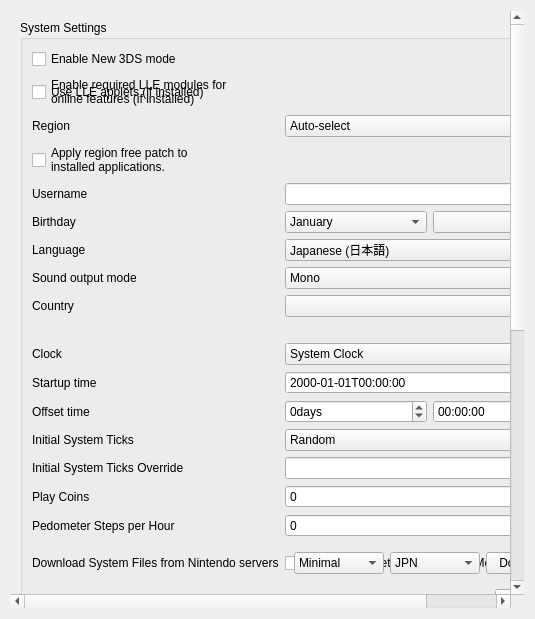
<?xml version="1.0" encoding="UTF-8"?>
<ui version="4.0">
 <class>ConfigureSystem</class>
 <widget class="QWidget" name="ConfigureSystem">
  <property name="geometry">
   <rect>
    <x>0</x>
    <y>0</y>
    <width>535</width>
    <height>619</height>
   </rect>
  </property>
  <property name="windowTitle">
   <string>Form</string>
  </property>
  <layout class="QVBoxLayout" name="verticalLayout_scrollbar">
   <item>
    <widget class="QScrollArea" name="scrollArea">
     <property name="minimumSize">
      <size>
       <width>0</width>
       <height>480</height>
      </size>
     </property>
     <property name="frameShape">
      <enum>QFrame::NoFrame</enum>
     </property>
     <property name="lineWidth">
      <number>1</number>
     </property>
     <property name="widgetResizable">
      <bool>true</bool>
     </property>
     <widget class="QWidget" name="scrollAreaWidgetContents">
      <property name="geometry">
       <rect>
        <x>0</x>
        <y>0</y>
        <width>422</width>
        <height>500</height>
       </rect>
      </property>
      <layout class="QHBoxLayout" name="horizontalLayout">
       <item>
        <layout class="QVBoxLayout" name="verticalLayout">
         <item>
          <widget class="QGroupBox" name="group_system_settings">
           <property name="title">
            <string>System Settings</string>
           </property>
           <layout class="QGridLayout" name="gridLayout">
            <item row="1" column="0">
             <widget class="QCheckBox" name="toggle_new_3ds">
              <property name="text">
               <string>Enable New 3DS mode</string>
              </property>
             </widget>
            </item>
            <item row="2" column="0">
             <widget class="QCheckBox" name="toggle_lle_applets">
              <property name="text">
               <string>Use LLE applets (if installed)</string>
              </property>
             </widget>
            </item>
            <item row="2" column="0">
             <widget class="QCheckBox" name="enable_required_online_lle_modules">
              <property name="text">
               <string>Enable required LLE modules for
online features (if installed)</string>
              </property>
              <property name="toolTip">
               <string>Enables the LLE modules needed for online multiplayer, eShop access, etc.</string>
              </property>
             </widget>
            </item>
            <item row="3" column="0">
             <widget class="QLabel" name="region_label">
              <property name="text">
               <string>Region</string>
              </property>
             </widget>
            </item>
            <item row="3" column="1">
             <widget class="QComboBox" name="region_combobox">
              <item>
               <property name="text">
                <string>Auto-select</string>
               </property>
              </item>
              <item>
               <property name="text">
                <string notr="true">JPN</string>
               </property>
              </item>
              <item>
               <property name="text">
                <string notr="true">USA</string>
               </property>
              </item>
              <item>
               <property name="text">
                <string notr="true">EUR</string>
               </property>
              </item>
              <item>
               <property name="text">
                <string notr="true">AUS</string>
               </property>
              </item>
              <item>
               <property name="text">
                <string notr="true">CHN</string>
               </property>
              </item>
              <item>
               <property name="text">
                <string notr="true">KOR</string>
               </property>
              </item>
              <item>
               <property name="text">
                <string notr="true">TWN</string>
               </property>
              </item>
             </widget>
            </item>
            <item row="4" column="0">
             <widget class="QCheckBox" name="apply_region_free_patch">
              <property name="text">
               <string>Apply region free patch to
installed applications.</string>
              </property>
              <property name="toolTip">
               <string>Patches the region of installed applications to be region free, so that they always appear on the home menu.</string>
              </property>
             </widget>
            </item>
            <item row="5" column="1">
             <widget class="QLineEdit" name="edit_username">
              <property name="sizePolicy">
               <sizepolicy hsizetype="Preferred" vsizetype="Fixed">
                <horstretch>0</horstretch>
                <verstretch>0</verstretch>
               </sizepolicy>
              </property>
              <property name="maxLength">
               <number>10</number>
              </property>
             </widget>
            </item>
            <item row="5" column="0">
             <widget class="QLabel" name="label_username">
              <property name="text">
               <string>Username</string>
              </property>
             </widget>
            </item>
            <item row="6" column="0">
             <widget class="QLabel" name="label_birthday">
              <property name="text">
               <string>Birthday</string>
              </property>
             </widget>
            </item>
            <item row="6" column="1">
             <layout class="QHBoxLayout" name="horizontalLayout_birthday2">
              <item>
               <widget class="QComboBox" name="combo_birthmonth">
                <item>
                 <property name="text">
                  <string>January</string>
                 </property>
                </item>
                <item>
                 <property name="text">
                  <string>February</string>
                 </property>
                </item>
                <item>
                 <property name="text">
                  <string>March</string>
                 </property>
                </item>
                <item>
                 <property name="text">
                  <string>April</string>
                 </property>
                </item>
                <item>
                 <property name="text">
                  <string>May</string>
                 </property>
                </item>
                <item>
                 <property name="text">
                  <string>June</string>
                 </property>
                </item>
                <item>
                 <property name="text">
                  <string>July</string>
                 </property>
                </item>
                <item>
                 <property name="text">
                  <string>August</string>
                 </property>
                </item>
                <item>
                 <property name="text">
                  <string>September</string>
                 </property>
                </item>
                <item>
                 <property name="text">
                  <string>October</string>
                 </property>
                </item>
                <item>
                 <property name="text">
                  <string>November</string>
                 </property>
                </item>
                <item>
                 <property name="text">
                  <string>December</string>
                 </property>
                </item>
               </widget>
              </item>
              <item>
               <widget class="QComboBox" name="combo_birthday"/>
              </item>
             </layout>
            </item>
            <item row="7" column="0">
             <widget class="QLabel" name="label_language">
              <property name="text">
               <string>Language</string>
              </property>
             </widget>
            </item>
            <item row="7" column="1">
             <widget class="QComboBox" name="combo_language">
              <property name="toolTip">
               <string>Note: this can be overridden when region setting is auto-select</string>
              </property>
              <item>
               <property name="text">
                <string>Japanese (日本語)</string>
               </property>
              </item>
              <item>
               <property name="text">
                <string>English</string>
               </property>
              </item>
              <item>
               <property name="text">
                <string>French (français)</string>
               </property>
              </item>
              <item>
               <property name="text">
                <string>German (Deutsch)</string>
               </property>
              </item>
              <item>
               <property name="text">
                <string>Italian (italiano)</string>
               </property>
              </item>
              <item>
               <property name="text">
                <string>Spanish (español)</string>
               </property>
              </item>
              <item>
               <property name="text">
                <string>Simplified Chinese (简体中文)</string>
               </property>
              </item>
              <item>
               <property name="text">
                <string>Korean (한국어)</string>
               </property>
              </item>
              <item>
               <property name="text">
                <string>Dutch (Nederlands)</string>
               </property>
              </item>
              <item>
               <property name="text">
                <string>Portuguese (português)</string>
               </property>
              </item>
              <item>
               <property name="text">
                <string>Russian (Русский)</string>
               </property>
              </item>
              <item>
               <property name="text">
                <string>Traditional Chinese (正體中文)</string>
               </property>
              </item>
             </widget>
            </item>
            <item row="8" column="0">
             <widget class="QLabel" name="label_sound">
              <property name="text">
               <string>Sound output mode</string>
              </property>
             </widget>
            </item>
            <item row="8" column="1">
             <widget class="QComboBox" name="combo_sound">
              <item>
               <property name="text">
                <string>Mono</string>
               </property>
              </item>
              <item>
               <property name="text">
                <string>Stereo</string>
               </property>
              </item>
              <item>
               <property name="text">
                <string>Surround</string>
               </property>
              </item>
             </widget>
            </item>
            <item row="9" column="0">
             <widget class="QLabel" name="label_country">
              <property name="text">
               <string>Country</string>
              </property>
             </widget>
            </item>
            <item row="9" column="1">
             <widget class="QComboBox" name="combo_country"/>
            </item>
            <item row="10" column="1">
             <widget class="QLabel" name="label_country_invalid">
              <property name="text">
               <string/>
              </property>
             </widget>
            </item>
            <item row="11" column="0">
             <widget class="QLabel" name="label_init_clock">
              <property name="text">
               <string>Clock</string>
              </property>
             </widget>
            </item>
            <item row="11" column="1">
             <widget class="QComboBox" name="combo_init_clock">
              <item>
               <property name="text">
                <string>System Clock</string>
               </property>
              </item>
              <item>
               <property name="text">
                <string>Fixed Time</string>
               </property>
              </item>
             </widget>
            </item>
            <item row="12" column="0">
             <widget class="QLabel" name="label_init_time">
              <property name="text">
               <string>Startup time</string>
              </property>
             </widget>
            </item>
            <item row="12" column="1">
             <widget class="QDateTimeEdit" name="edit_init_time">
              <property name="displayFormat">
               <string>yyyy-MM-ddTHH:mm:ss</string>
              </property>
             </widget>
            </item>
            <item row="13" column="0">
             <widget class="QLabel" name="label_init_time_offset">
              <property name="text">
               <string>Offset time</string>
              </property>
             </widget>
            </item>
            <item row="13" column="1">
             <layout class="QGridLayout" name="edit_init_time_offset_grid">
              <item row="0" column="0">
               <widget class="QSpinBox" name="edit_init_time_offset_days">
                <property name="suffix">
                 <string>days</string>
                </property>
                <property name="minimum">
                 <number>-2147483648</number>
                </property>
                <property name="maximum">
                 <number>2147483647</number>
                </property>
               </widget>
              </item>
              <item row="0" column="1">
               <widget class="QTimeEdit" name="edit_init_time_offset_time">
                <property name="displayFormat">
                 <string>HH:mm:ss</string>
                </property>
               </widget>
              </item>
             </layout>
            </item>
            <item row="14" column="0">
             <widget class="QLabel" name="label_init_ticks_type">
              <property name="text">
               <string>Initial System Ticks</string>
              </property>
             </widget>
            </item>
            <item row="14" column="1">
             <widget class="QComboBox" name="combo_init_ticks_type">
              <item>
               <property name="text">
                <string>Random</string>
               </property>
              </item>
              <item>
               <property name="text">
                <string>Fixed</string>
               </property>
              </item>
             </widget>
            </item>
            <item row="15" column="0">
             <widget class="QLabel" name="label_init_ticks_value">
              <property name="text">
               <string>Initial System Ticks Override</string>
              </property>
             </widget>
            </item>
            <item row="15" column="1">
             <widget class="QLineEdit" name="edit_init_ticks_value">
              <property name="sizePolicy">
               <sizepolicy hsizetype="Preferred" vsizetype="Fixed">
                <horstretch>0</horstretch>
                <verstretch>0</verstretch>
               </sizepolicy>
              </property>
              <property name="maxLength">
               <number>20</number>
              </property>
             </widget>
            </item>
            <item row="16" column="0">
             <widget class="QLabel" name="label_play_coins">
              <property name="text">
               <string>Play Coins</string>
              </property>
             </widget>
            </item>
            <item row="16" column="1">
             <widget class="QSpinBox" name="spinBox_play_coins">
              <property name="maximum">
               <number>300</number>
              </property>
             </widget>
            </item>
            <item row="17" column="0">
              <widget class="QLabel" name="label_steps_per_hour">
                <property name="toolTip">
                 <string>&lt;html&gt;&lt;head/&gt;&lt;body&gt;&lt;p&gt;Number of steps per hour reported by the pedometer. Range from 0 to 65,535.&lt;/p&gt;&lt;/body&gt;&lt;/html&gt;</string>
                </property>
                <property name="text">
                  <string>Pedometer Steps per Hour</string>
                </property>
              </widget>
            </item>
            <item row="17" column="1">
              <widget class="QSpinBox" name="spinBox_steps_per_hour">
                <property name="maximum">
                  <number>9999</number>
                </property>
              </widget>
            </item>
            <item row="18" column="1">
             <widget class="QCheckBox" name="toggle_system_setup">
              <property name="text">
               <string>Run System Setup when Home Menu is launched</string>
              </property>
             </widget>
            </item>
            <item row="19" column="0">
             <widget class="QLabel" name="label_console_id">
              <property name="text">
               <string>Console ID:</string>
              </property>
             </widget>
            </item>
            <item row="19" column="1">
             <widget class="QPushButton" name="button_regenerate_console_id">
              <property name="sizePolicy">
               <sizepolicy hsizetype="Fixed" vsizetype="Fixed">
                <horstretch>0</horstretch>
                <verstretch>0</verstretch>
               </sizepolicy>
              </property>
              <property name="layoutDirection">
               <enum>Qt::RightToLeft</enum>
              </property>
              <property name="text">
               <string>Regenerate</string>
              </property>
             </widget>
            </item>
            <item row="20" column="0">
              <widget class="QLabel" name="label_mac">
                <property name="text">
                  <string>MAC:</string>
                </property>
              </widget>
            </item>
            <item row="20" column="1">
              <widget class="QPushButton" name="button_regenerate_mac">
                <property name="sizePolicy">
                  <sizepolicy hsizetype="Fixed" vsizetype="Fixed">
                    <horstretch>0</horstretch>
                    <verstretch>0</verstretch>
                  </sizepolicy>
                </property>
                <property name="layoutDirection">
                  <enum>Qt::RightToLeft</enum>
                </property>
                <property name="text">
                  <string>Regenerate</string>
                </property>
              </widget>
            </item>
            <item row="21" column="0">
             <widget class="QLabel" name="label_plugin_loader">
              <property name="text">
               <string>3GX Plugin Loader</string>
              </property>
             </widget>
            </item>
            <item row="21" column="1">
             <widget class="QCheckBox" name="plugin_loader">
              <property name="text">
               <string>Enable 3GX plugin loader</string>
              </property>
             </widget>
            </item>
            <item row="22" column="1">
             <widget class="QCheckBox" name="allow_plugin_loader">
              <property name="text">
               <string>Allow applications to change plugin loader state</string>
              </property>
             </widget>
            </item>
            <item row="18" column="0">
             <widget class="QLabel" name="label_nus_download">
              <property name="text">
               <string>Download System Files from Nintendo servers</string>
              </property>
             </widget>
            </item>
            <item row="18" column="1">
             <widget class="QWidget" name="body_nus_download">
              <layout class="QHBoxLayout" name="horizontalLayout_nus_download">
               <item>
                <widget class="QComboBox" name="combo_download_set">
                 <item>
                  <property name="text">
                   <string>Minimal</string>
                  </property>
                 </item>
                 <item>
                  <property name="text">
                   <string>Old 3DS</string>
                  </property>
                 </item>
                 <item>
                  <property name="text">
                   <string>New 3DS</string>
                  </property>
                 </item>
                </widget>
               </item>
               <item>
                <widget class="QComboBox" name="combo_download_region">
                 <item>
                  <property name="text">
                   <string>JPN</string>
                  </property>
                 </item>
                 <item>
                  <property name="text">
                   <string>USA</string>
                  </property>
                 </item>
                 <item>
                  <property name="text">
                   <string>EUR</string>
                  </property>
                 </item>
                 <item>
                  <property name="text">
                   <string>AUS</string>
                  </property>
                 </item>
                 <item>
                  <property name="text">
                   <string>CHN</string>
                  </property>
                 </item>
                 <item>
                  <property name="text">
                   <string>KOR</string>
                  </property>
                 </item>
                 <item>
                  <property name="text">
                   <string>TWN</string>
                  </property>
                 </item>
                </widget>
               </item>
               <item>
                <widget class="QPushButton" name="button_start_download">
                 <property name="sizePolicy">
                  <sizepolicy hsizetype="Fixed" vsizetype="Fixed">
                   <horstretch>0</horstretch>
                   <verstretch>0</verstretch>
                  </sizepolicy>
                 </property>
                 <property name="layoutDirection">
                  <enum>Qt::RightToLeft</enum>
                 </property>
                 <property name="text">
                  <string>Download</string>
                 </property>
                </widget>
               </item>
              </layout>
             </widget>
            </item>
           </layout>
          </widget>
         </item>
         <item>
          <widget class="QGroupBox" name="group_real_console_unique_data">
           <property name="title">
            <string>Real Console Unique Data</string>
           </property>
           <layout class="QGridLayout" name="gridLayout1">
            <item row="0" column="0" colspan="2">
             <widget class="QGroupBox" name="group_real_console_unique_data_core">
               <layout class="QGridLayout" name="gridLayout2">
                <item row="0" column="0" colspan="2">
                 <widget class="QWidget" name="linked_console">
                  <layout class="QHBoxLayout" name="horizontalLayout_linked_console">
                   <item>
                    <widget class="QLabel" name="label_linked_console">
                     <property name="text">
                       <string>Your real console is linked to Azahar.</string>
                     </property>
                    </widget>
                   </item>
                   <item>
                    <widget class="QPushButton" name="button_unlink_console">
                     <property name="sizePolicy">
                      <sizepolicy hsizetype="Fixed" vsizetype="Fixed">
                       <horstretch>0</horstretch>
                       <verstretch>0</verstretch>
                      </sizepolicy>
                     </property>
                     <property name="layoutDirection">
                      <enum>Qt::RightToLeft</enum>
                     </property>
                     <property name="text">
                      <string>Unlink</string>
                     </property>
                    </widget>
                   </item>
                  </layout>
                 </widget>
                </item>
                <item row="1" column="0">
                 <widget class="QLabel" name="label_otp">
                  <property name="text">
                   <string>OTP</string>
                  </property>
                 </widget>
                </item>
                <item row="1" column="1">
                 <widget class="QWidget" name="otp">
                  <layout class="QHBoxLayout" name="horizontalLayout_otp">
                   <item>
                    <widget class="QLabel" name="label_otp_status">
                     <property name="text">
                      <string/>
                     </property>
                    </widget>
                   </item>
                   <item>
                    <widget class="QPushButton" name="button_otp">
                     <property name="sizePolicy">
                      <sizepolicy hsizetype="Fixed" vsizetype="Fixed">
                       <horstretch>0</horstretch>
                       <verstretch>0</verstretch>
                      </sizepolicy>
                     </property>
                     <property name="layoutDirection">
                      <enum>Qt::RightToLeft</enum>
                     </property>
                     <property name="text">
                      <string>Choose</string>
                     </property>
                    </widget>
                   </item>
                  </layout>
                 </widget>
                </item>
                <item row="2" column="0">
                 <widget class="QLabel" name="label_secure_info">
                  <property name="text">
                   <string>SecureInfo_A/B</string>
                  </property>
                 </widget>
                </item>
                <item row="2" column="1">
                 <widget class="QWidget" name="secure_info">
                  <layout class="QHBoxLayout" name="horizontalLayout_secure_info">
                   <item>
                    <widget class="QLabel" name="label_secure_info_status">
                     <property name="text">
                      <string/>
                     </property>
                    </widget>
                   </item>
                   <item>
                    <widget class="QPushButton" name="button_secure_info">
                     <property name="sizePolicy">
                      <sizepolicy hsizetype="Fixed" vsizetype="Fixed">
                       <horstretch>0</horstretch>
                       <verstretch>0</verstretch>
                      </sizepolicy>
                     </property>
                     <property name="layoutDirection">
                      <enum>Qt::RightToLeft</enum>
                     </property>
                     <property name="text">
                      <string>Choose</string>
                     </property>
                    </widget>
                   </item>
                  </layout>
                 </widget>
                </item>
                <item row="3" column="0">
                 <widget class="QLabel" name="label_friend_code_seed">
                  <property name="text">
                   <string>LocalFriendCodeSeed_A/B</string>
                  </property>
                 </widget>
                </item>
                <item row="3" column="1">
                 <widget class="QWidget" name="friend_code_seed">
                  <layout class="QHBoxLayout" name="horizontalLayout_friend_code_seed">
                   <item>
                    <widget class="QLabel" name="label_friend_code_seed_status">
                     <property name="text">
                      <string/>
                     </property>
                    </widget>
                   </item>
                   <item>
                    <widget class="QPushButton" name="button_friend_code_seed">
                     <property name="sizePolicy">
                      <sizepolicy hsizetype="Fixed" vsizetype="Fixed">
                       <horstretch>0</horstretch>
                       <verstretch>0</verstretch>
                      </sizepolicy>
                     </property>
                     <property name="layoutDirection">
                      <enum>Qt::RightToLeft</enum>
                     </property>
                     <property name="text">
                      <string>Choose</string>
                     </property>
                    </widget>
                   </item>
                  </layout>
                 </widget>
                </item>
                <item row="4" column="0">
                 <widget class="QLabel" name="label_ct_cert">
                  <property name="text">
                   <string>CTCert</string>
                  </property>
                 </widget>
                </item>
                <item row="4" column="1">
                 <widget class="QWidget" name="ct_cert">
                  <layout class="QHBoxLayout" name="horizontalLayout_ct_cert">
                   <item>
                    <widget class="QLabel" name="label_ct_cert_status">
                     <property name="text">
                      <string/>
                     </property>
                    </widget>
                   </item>
                   <item>
                    <widget class="QPushButton" name="button_ct_cert">
                     <property name="sizePolicy">
                      <sizepolicy hsizetype="Fixed" vsizetype="Fixed">
                       <horstretch>0</horstretch>
                       <verstretch>0</verstretch>
                      </sizepolicy>
                     </property>
                     <property name="layoutDirection">
                      <enum>Qt::RightToLeft</enum>
                     </property>
                     <property name="text">
                      <string>Choose</string>
                     </property>
                    </widget>
                   </item>
                  </layout>
                 </widget>
                </item>
               </layout>
             </widget>
            </item>
           </layout>
          </widget>
         </item>
         <item>
          <widget class="QLabel" name="label_disable_info">
           <property name="text">
            <string>System settings are available only when applications is not running.</string>
           </property>
           <property name="wordWrap">
            <bool>true</bool>
           </property>
          </widget>
         </item>
         <item>
          <spacer name="verticalSpacer">
           <property name="orientation">
            <enum>Qt::Vertical</enum>
           </property>
           <property name="sizeHint" stdset="0">
            <size>
             <width>20</width>
             <height>40</height>
            </size>
           </property>
          </spacer>
         </item>
        </layout>
       </item>
      </layout>
     </widget>
    </widget>
   </item>
  </layout>
 </widget>
 <tabstops>
  <tabstop>toggle_new_3ds</tabstop>
  <tabstop>edit_username</tabstop>
  <tabstop>combo_birthmonth</tabstop>
  <tabstop>combo_birthday</tabstop>
  <tabstop>combo_language</tabstop>
  <tabstop>combo_sound</tabstop>
  <tabstop>combo_country</tabstop>
  <tabstop>combo_init_clock</tabstop>
  <tabstop>edit_init_time</tabstop>
  <tabstop>spinBox_play_coins</tabstop>
  <tabstop>spinBox_steps_per_hour</tabstop>
  <tabstop>button_regenerate_console_id</tabstop>
 </tabstops>
 <resources/>
 <connections/>
</ui>
